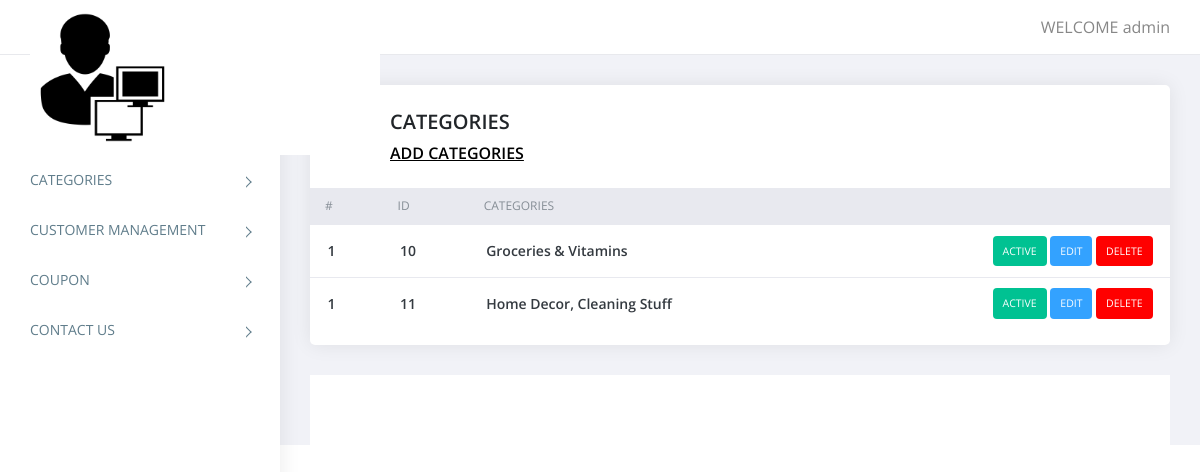
/categories.php (signed in), run on the app's committed database.
### tables this page shows
CREATE TABLE `subcategories` (
  `id` int(11) NOT NULL,
  `categories` varchar(255) NOT NULL,
  `status` tinyint(4) NOT NULL
);

### src/categories.php (the view, shortened to what this page needs)
<?php
require('top.inc.php');
$sql="select * from subcategories order by categories asc";
$res=mysqli_query($con,$sql);
?>
<div class="content pb-0">
	<div class="orders">
	   <div class="row">
		  <div class="col-xl-12">
			 <div class="card">
				<div class="card-body" style="padding-left:80px;">
				   <h4 class="box-title">CATEGORIES </h4>
				   <h4 class="box-link"><a href="manage_categories.php">ADD CATEGORIES</a> </h4>
				</div>
				<div class="card-body--">
				   <div class="table-stats order-table ov-h">
					  <table class="table ">
						 <thead>
							<tr>
							   <th class="serial">#</th>
							   <th>ID</th>
							   <th>CATEGORIES</th>
							   <th></th>
							</tr>
						 </thead>
						 <tbody>
							<?php
							$i=1;
							while($row=mysqli_fetch_assoc($res)){?>
							<tr>
							   <td class="serial"><?php echo $i?></td>
							   <td><?php echo $row['id']?></td>
							   <td><?php echo $row['categories']?></td>
							   <td>
								<?php
								if($row['status']==1){
									echo "<span class='badge badge-complete'><a href='?type=status&operation=deactive&id=".$row['id']."'>Active</a></span>&nbsp;";
								}else{
									echo "<span class='badge badge-pending'><a href='?type=status&operation=active&id=".$row['id']."'>Deactive</a></span>&nbsp;";
								}
								echo "<span class='badge badge-edit'><a href='manage_categories.php?id=".$row['id']."'>Edit</a></span>&nbsp;";
								echo "<span class='badge badge-delete'><a href='?type=delete&id=".$row['id']."'>Delete</a></span>";
								?>
							   </td>
							</tr>
							<?php } ?>
						 </tbody>
					  </table>
				   </div>
				</div>
			 </div>
		  </div>
	   </div>
	</div>
</div>
<?php
require('footer.inc.php');
?>

### src/assets/css/style.css (style rules this page uses)
body { display: table; font-family: open sans, sans-serif; font-size: 16px; width: 100% }
a, button { text-decoration: none; outline: none!important; color: #878787; -webkit-transition: all .25s ease; transition: all .25s ease }
h1, h2, h3, h4, h5, h6 { margin: 0 }
.pb-0 { padding-bottom: 0 }
.ov-h { overflow: hidden }
.order-table { position: relative }
.order-table:after, .order-table:before { content: ""; position: absolute; top: 0; height: 37px; width: 10px; background: #e8e9ef }
.order-table:after { right: -1px }
.order-table:before { left: -1px }
.order-table tr th { background: #e8e9ef }
.order-table tr td:last-child, .order-table tr th:last-child { text-align: right }
.order-table tr:last-child td { border: none }
.order-table .badge { color: #fff; padding: 10px; text-transform: uppercase; font-weight: 400 }
.order-table .badge-complete { background: #00c292 }
.order-table .badge-delete { background: #FF0000 }
.order-table .badge-edit { background: #33A2FF }
.content { float: left; padding: 1.875em; width: 100% }
.card { margin-bottom: 1.875em; border-radius: 5px; padding: 0; border: 0 solid transparent; -webkit-box-shadow: 0 0 20px rgba(0, 0, 0, .08); box-shadow: 0 0 20px rgba(0, 0, 0, .08) }
.card .box-title { font-weight: 600; font-size: 20px; padding: 5px 0 }
.card .card-body { float: left; padding: 1.25em; position: relative; width: 100% }
.card h4 { font-size: 1.1rem }
.table-stats table { font-family: open sans }
.table-stats table th, .table-stats table td { border: none; border-bottom: 1px solid #e8e9ef; color: #868e96; font-size: 12px; font-weight: 400; padding: .75em 1.25em; text-transform: uppercase }
.table-stats table td { color: #343a40; font-size: 14px; font-weight: 600; text-transform: capitalize; vertical-align: middle }
@media (max-width:1368px) { .card-body { padding: 15px } }
.card .box-link { font-weight: 600; font-size: 16px; padding: 5px 0 }
.card .box-link a { color:#000; text-decoration:underline; }
.badge a { color:#fff; }

### data on the page
subcategories: id "10", categories "Groceries & Vitamins"
subcategories: id "11", categories "Home Decor, Cleaning Stuff"

### other printed values
$_SESSION['ADMIN_USERNAME'] "admin"
